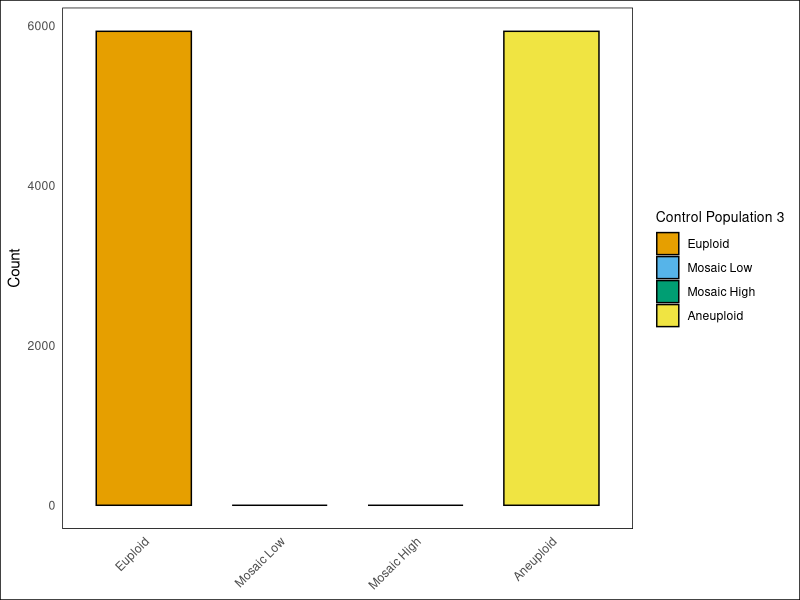
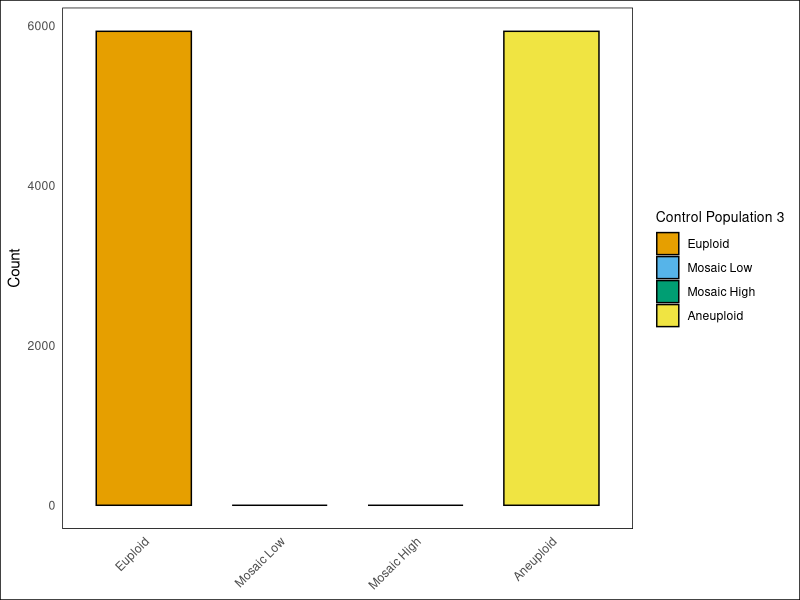

Source code (R) for these figures, in order:
# Clinical data (for reference)
clinical_data <- c(6512, 799, 462, 4088)

# Set populations (as specified)
set_populations <- list(
  c(11860, 0, 0, 0),          # Population 1
  c(0, 0, 0, 11860),          # Population 2
  c(5930, 0, 0, 5930),        # Population 3
  c(3396, 2229, 2298, 3937),  # Population 4
  c(6512, 799, 462, 4088)     # Population 5 (same as clinical data)
)

# Labels for the set populations
set_labels <- c("Pop 1", "Pop 2", "Pop 3", "Pop 4", "Pop 5 (Clinical)")

# Choose the population to visualize (Population 3)
population_index <- 3  # Population 3

# Function to run chi-squared tests for set populations
run_chi_squared_for_sets <- function(clinical, set_pops) {
  p_values <- numeric(length(set_pops))
  for (i in 1:length(set_pops)) {
    chi_vals <- matrix(c(set_pops[[i]], clinical), ncol = 4, byrow = TRUE)
    test_result <- chisq.test(chi_vals)
    p_values[i] <- test_result$p.value
  }
  return(p_values)
}

# Run chi-squared tests for the set populations
set_p_values <- run_chi_squared_for_sets(clinical_data, set_populations)

# Create a data frame for Population 2
pop_df <- data.frame(
  Category = factor(c("Euploid", "Mosaic Low", "Mosaic High", "Aneuploid"),
                    levels = c("Euploid", "Mosaic Low", "Mosaic High", "Aneuploid")),
  Count = set_populations[[population_index]]
)

# Load ggplot2 library
library(ggplot2)

# Plot the histogram for Population 2
plot3 <- ggplot(pop_df, aes(x = Category, y = Count, fill = Category)) +
  geom_bar(stat = "identity", color = "black", width = 0.7) +
  theme_minimal() +
  labs(x = NULL, y = "Count") +  # Removed the x-axis label
  scale_fill_manual(values = c("Euploid" = "#E69F00", "Mosaic Low" = "#56B4E9",
                               "Mosaic High" = "#009E73", "Aneuploid" = "#F0E442"),
                    name = "Control Population 3") +  # Set legend title
  theme(
    axis.text.x = element_text(angle = 45, hjust = 1),
    panel.grid.major = element_blank(),
    panel.grid.minor = element_blank(),
    legend.title = element_text(size = 10),  # Adjust legend title size if needed
    plot.background = element_rect(fill = "white"), # White background for the plot area
    panel.background = element_rect(fill = "white") # White background for the panel area
  )

# Display the plot
print(plot3)

# Save the plot as a PNG file with white background
ggsave(filename = paste0("histogram_control_pop3.png"), plot = plot3, bg = "white", width = 6.7, height = 6.7, dpi = 300)
